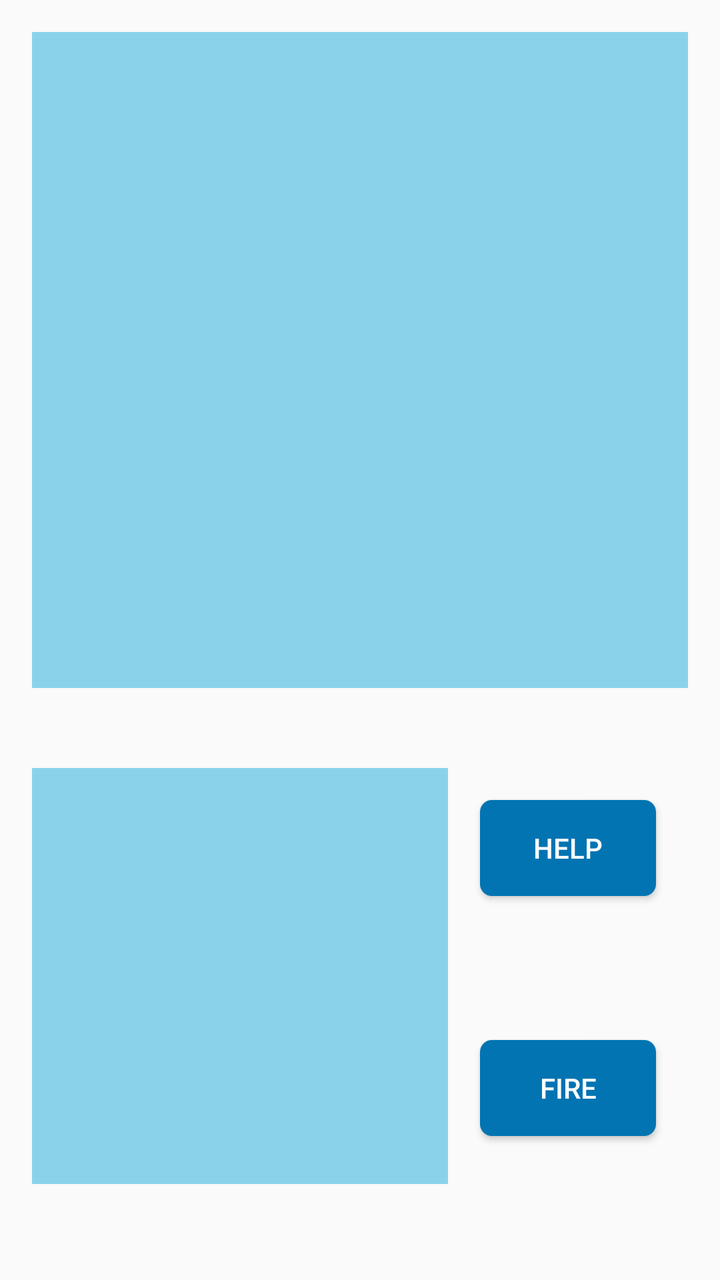
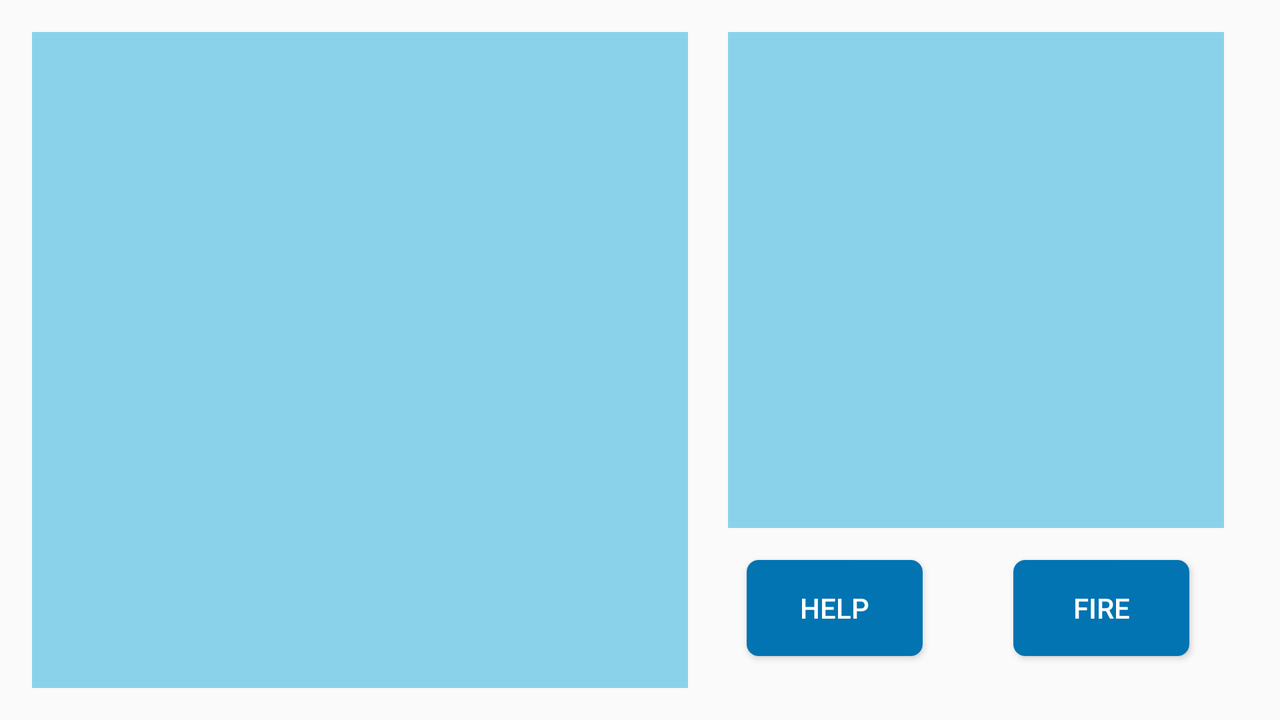

First picture: res/layout/ on a phone held upright. Second picture: the repository's own variant of that layout, on a device whose configuration matches the variant's folder. Source for both follows.
<!-- AndroidManifest.xml: application theme AppTheme -->
<!-- res/layout/activity_game_content.xml -->
<?xml version="1.0" encoding="utf-8"?>
<androidx.constraintlayout.widget.ConstraintLayout
    xmlns:android="http://schemas.android.com/apk/res/android"
    xmlns:app="http://schemas.android.com/apk/res-auto"
    android:id="@+id/game_main_layout"
    android:layout_width="match_parent"
    android:layout_height="match_parent"
    android:padding="@dimen/activity_vertical_margin">

    <GridView
        android:id="@+id/game_gridview_big"
        android:layout_width="0dp"
        android:layout_height="0dp"
        android:horizontalSpacing="1px"
        android:numColumns="auto_fit"
        android:stretchMode="columnWidth"
        android:verticalSpacing="1px"
        android:background="@color/water"
        app:layout_constraintDimensionRatio="1:1"
        app:layout_constraintEnd_toEndOf="parent"
        app:layout_constraintStart_toStartOf="parent"
        app:layout_constraintTop_toTopOf="parent" />

    <GridView
        android:id="@+id/game_gridview_small"
        android:layout_width="0dp"
        android:layout_height="0dp"
        android:layout_marginTop="8dp"
        android:horizontalSpacing="1px"
        android:numColumns="auto_fit"
        android:stretchMode="columnWidth"
        android:verticalSpacing="1px"
        android:background="@color/water"
        app:layout_constraintBottom_toBottomOf="parent"
        app:layout_constraintDimensionRatio="1:1"
        app:layout_constraintEnd_toStartOf="@id/game_barrier_buttons"
        app:layout_constraintStart_toStartOf="parent"
        app:layout_constraintTop_toBottomOf="@id/game_gridview_big" />

    <androidx.constraintlayout.widget.Barrier
        android:id="@+id/game_barrier_buttons"
        android:layout_width="wrap_content"
        android:layout_height="wrap_content"
        app:barrierDirection="start"
        app:constraint_referenced_ids="game_button_help,game_button_fire" />

    <Button
        android:id="@+id/game_button_help"
        android:layout_width="wrap_content"
        android:layout_height="wrap_content"
        android:layout_marginHorizontal="@dimen/activity_horizontal_margin"
        android:layout_marginVertical="@dimen/activity_vertical_margin"
        android:text="@string/help"
        app:layout_constraintBottom_toTopOf="@id/game_button_fire"
        app:layout_constraintEnd_toEndOf="parent"
        app:layout_constraintStart_toEndOf="@id/game_barrier_buttons"
        app:layout_constraintTop_toBottomOf="@id/game_gridview_big"
        style="@style/AppBorderlessButtonStyle" />

    <Button
        android:id="@+id/game_button_fire"
        android:layout_width="wrap_content"
        android:layout_height="wrap_content"
        android:layout_marginHorizontal="@dimen/activity_horizontal_margin"
        android:layout_marginVertical="@dimen/activity_vertical_margin"
        android:text="@string/game_button_fire"
        app:layout_constraintBottom_toBottomOf="parent"
        app:layout_constraintEnd_toEndOf="parent"
        app:layout_constraintStart_toEndOf="@id/game_barrier_buttons"
        app:layout_constraintTop_toBottomOf="@id/game_button_help"
        style="@style/AppBorderlessButtonStyle" />

</androidx.constraintlayout.widget.ConstraintLayout>
<!-- resources referenced by this layout -->
<resources>
  <color name="water">#89D2E9</color>
  <dimen name="activity_horizontal_margin">16dp</dimen>
  <dimen name="activity_vertical_margin">16dp</dimen>
  <string name="game_button_fire">Fire</string>
  <string name="help">Help</string>
  <style name="AppBorderlessButtonStyle">
          <item name="android:background">@drawable/button</item>
          <item name="android:textColor">?attr/colorOnPrimary</item>
          <item name="android:paddingStart">@dimen/button_horizontal_padding</item>
          <item name="android:paddingEnd">@dimen/button_horizontal_padding</item>
      </style>
  <style name="AppTheme" parent="Theme.AppCompat.Light">
          <item name="secusoLogoDrawable">@drawable/secuso_logo_black</item>
          <item name="windowActionBar">false</item>
          <item name="windowNoTitle">true</item>
          <item name="colorPrimary">@color/colorPrimary</item>
          <item name="colorOnPrimary">@android:color/white</item>
          <item name="colorPrimaryDark">@color/colorPrimaryDark</item>
          <item name="colorAccent">@color/colorAccent</item>
          <item name="colorSurface">?android:colorBackground</item>
          <item name="colorOnSurface">?android:textColor</item>
          <item name="appColorNavBarHeaderBackground">@color/white</item>
          <item name="appColorIconForeground">?android:textColorSecondary</item>
      </style>
  <!-- drawable button (drawable) -->
  <?xml version="1.0" encoding="utf-8"?>
  <selector xmlns:android="http://schemas.android.com/apk/res/android">
  
      <item android:state_enabled="true" android:drawable="@drawable/button_enabled" />
  
      <item android:state_enabled="false" android:drawable="@drawable/button_disabled" />
  
  </selector>
  <dimen name="button_horizontal_padding">16dp</dimen>
  <color name="colorPrimary">#024265</color>
  <color name="colorPrimaryDark">#024265</color>
  <color name="colorAccent">#0274B2</color>
  <color name="white">#FFFFFF</color>
  <!-- drawable button_enabled (drawable) -->
  <?xml version="1.0" encoding="utf-8"?>
  <selector xmlns:android="http://schemas.android.com/apk/res/android">
  
      <item>
          <shape>
              <solid android:color="@color/colorAccent" />
              <corners android:radius="6dp" />
          </shape>
      </item>
  
  </selector>
  <!-- drawable button_disabled (drawable) -->
  <?xml version="1.0" encoding="utf-8"?>
  <selector xmlns:android="http://schemas.android.com/apk/res/android">
  
      <item>
          <shape>
              <solid android:color="@color/middleGrey" />
              <corners android:radius="6dp" />
          </shape>
      </item>
  
  </selector>
  <color name="middleGrey">#A8A8A8</color>
</resources>
<!-- res/layout-land/activity_game_content.xml (the repository's variant of the layout above) -->
<!-- drawn on the phone turned sideways -->
<?xml version="1.0" encoding="utf-8"?>
<androidx.constraintlayout.widget.ConstraintLayout xmlns:android="http://schemas.android.com/apk/res/android"
    xmlns:app="http://schemas.android.com/apk/res-auto"
    android:id="@+id/game_main_layout"
    android:layout_width="match_parent"
    android:layout_height="match_parent"
    android:padding="@dimen/activity_vertical_margin">

    <GridView
        android:id="@+id/game_gridview_big"
        android:layout_width="0dp"
        android:layout_height="0dp"
        android:horizontalSpacing="1px"
        android:numColumns="auto_fit"
        android:stretchMode="columnWidth"
        android:verticalSpacing="1px"
        android:background="@color/water"
        app:layout_constraintBottom_toBottomOf="parent"
        app:layout_constraintDimensionRatio="1:1"
        app:layout_constraintStart_toStartOf="parent"
        app:layout_constraintTop_toTopOf="parent" />

    <GridView
        android:id="@+id/game_gridview_small"
        android:layout_width="0dp"
        android:layout_height="0dp"
        android:layout_marginStart="8dp"
        android:horizontalSpacing="1px"
        android:numColumns="auto_fit"
        android:stretchMode="columnWidth"
        android:verticalSpacing="1px"
        android:background="@color/water"
        app:layout_constraintBottom_toTopOf="@id/game_button_help"
        app:layout_constraintDimensionRatio="1:1"
        app:layout_constraintEnd_toEndOf="parent"
        app:layout_constraintStart_toEndOf="@id/game_gridview_big"
        app:layout_constraintTop_toTopOf="parent" />

    <Button
        android:id="@+id/game_button_help"
        android:layout_width="wrap_content"
        android:layout_height="wrap_content"
        android:layout_marginHorizontal="@dimen/activity_horizontal_margin"
        android:layout_marginVertical="@dimen/activity_vertical_margin"
        android:text="@string/help"
        app:layout_constraintBottom_toBottomOf="parent"
        app:layout_constraintEnd_toStartOf="@id/game_button_fire"
        app:layout_constraintStart_toEndOf="@id/game_gridview_big"
        app:layout_constraintTop_toBottomOf="@id/game_gridview_small"
        style="@style/AppBorderlessButtonStyle" />

    <Button
        android:id="@+id/game_button_fire"
        android:layout_width="wrap_content"
        android:layout_height="wrap_content"
        android:layout_marginHorizontal="@dimen/activity_horizontal_margin"
        android:layout_marginVertical="@dimen/activity_vertical_margin"
        android:text="@string/game_button_fire"
        app:layout_constraintBottom_toBottomOf="parent"
        app:layout_constraintEnd_toEndOf="parent"
        app:layout_constraintStart_toEndOf="@id/game_button_help"
        app:layout_constraintTop_toBottomOf="@id/game_gridview_small"
        style="@style/AppBorderlessButtonStyle" />

</androidx.constraintlayout.widget.ConstraintLayout>
